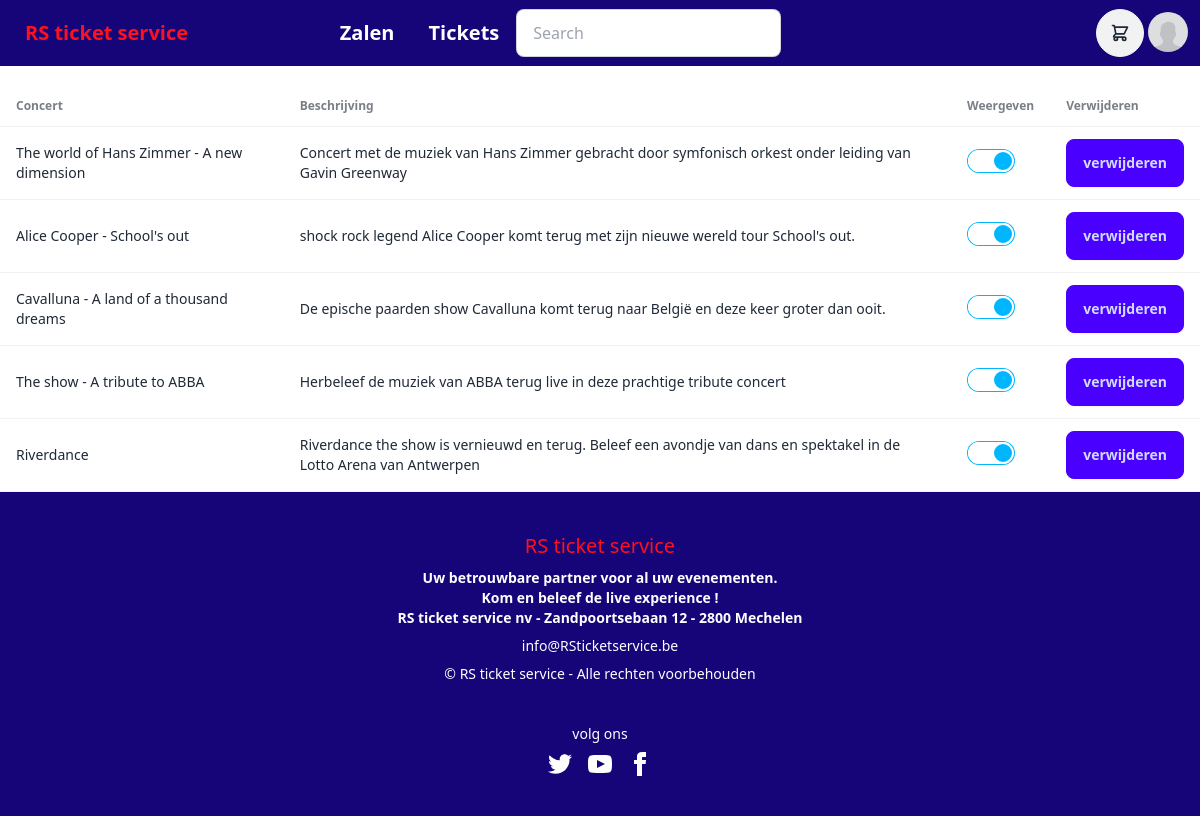
Before: /profile/overzichtEvenementen.php (signed in) with the older database file.
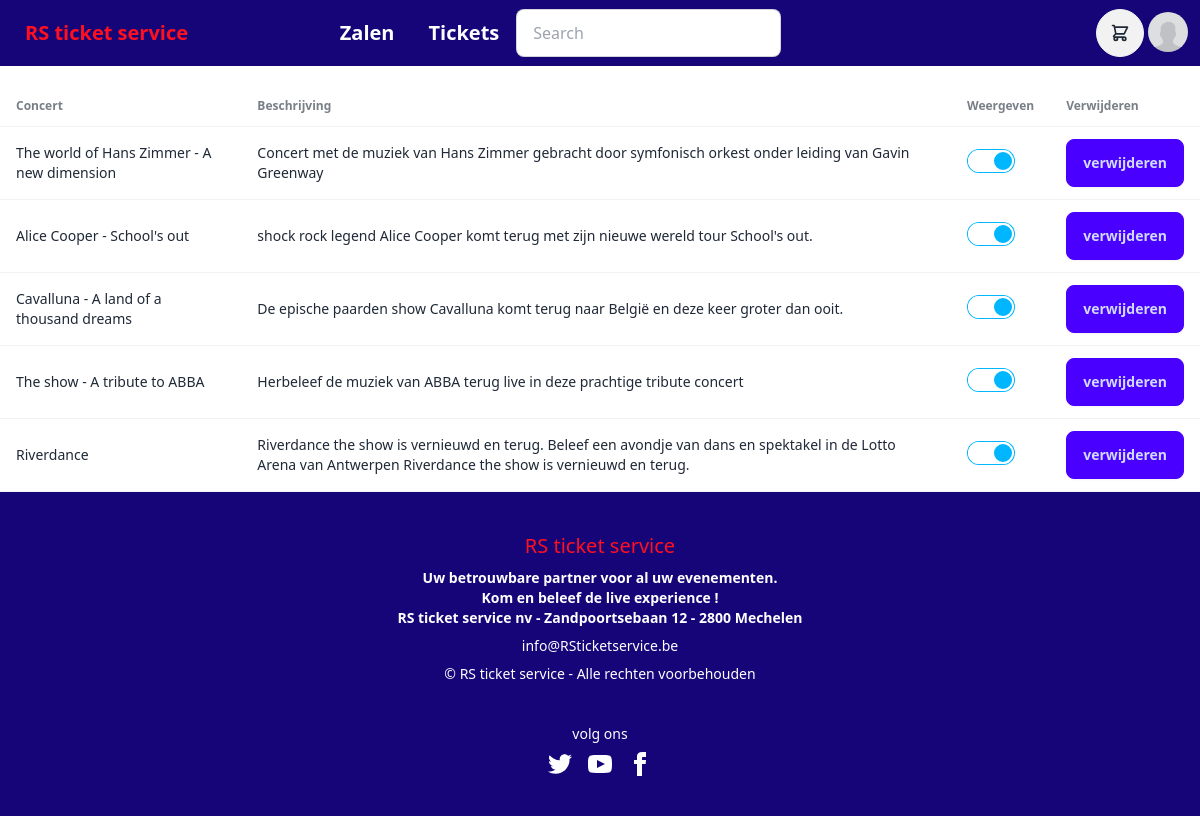
After: the same page with the newer database file.
### tables this page shows
CREATE TABLE `evenementen` (
  `evenementID` int(11) NOT NULL,
  `naam` mediumtext NOT NULL,
  `datum` datetime NOT NULL DEFAULT current_timestamp() ON UPDATE current_timestamp(),
  `aantalTickets` int(11) NOT NULL,
  `beschrijving` text NOT NULL,
  `afbeelding` mediumtext NOT NULL,
  `zaalID` int(11) NOT NULL,
  `userID` int(11) NOT NULL,
  `weergeven` int(11) NOT NULL
);

### profile/overzichtEvenementen.php (the view, shortened to what this page needs)
<?php
 include $_SERVER['DOCUMENT_ROOT'] . "/components/navbar.php";
 ?>
<!DOCTYPE html>
<html>
<head>
</head>
<body>
       <div class="overflow-x-auto">
   <table class="table">
     <thead>
       <tr>
         <th>Concert</th>
         <th>Beschrijving</th>
         <th>Weergeven</th>
         <th>Verwijderen</th>
        </tr>
     </thead>
     <tbody>
       <?php
$mysqli = new mysqli('localhost', 'root', '', 'dbticketverkoop');
        $query = "SELECT * FROM evenementen WHERE userID = ?";
       $userID = $_SESSION["gebruikersid"];
        $stmt = $mysqli->prepare($query);
        $stmt->bind_param('i', $userID);
        $stmt->execute();
        $result = $stmt->get_result();
        while ($row = $result->fetch_assoc()) {
          $checked = $row['weergeven'] == 1 ? 'checked' : '';
       ?>
           <tr>
             <td><?php echo $row['naam']; ?></td>
             <td><?php echo $row['beschrijving']; ?></td>
             <form method="POST" action="overzichtEvenementen.php">
              <td>
                <input type="checkbox" class="toggle toggle-info" id="weergeven" name="weergeven" value="1" <?php echo $checked; ?> onchange="this.form.submit()" />
              </td>
              <td>
                  <button type="submit" name="verwijderen" class="btn btn-primary">verwijderen</button>
                </td>
              </form>
                        </tr>
       <?php
       }
            ?>
</tbody>
    </table>
     </div>
</body>
</html>
<?php
include $_SERVER['DOCUMENT_ROOT'] . "/components/footer.php";
?>

Changed rows visible on the page:
changed evenementen "Riverdance": beschrijving "Riverdance the show is vernieuwd en terug. Beleef een avondje van dans en spektakel in de Lotto Arena van Antwerpen" → "Riverdance the show is vernieuwd en terug. Beleef een avondje van dans en spektakel in de Lotto Arena van Antwerpen Riverdance the show is vernieuwd en terug."
